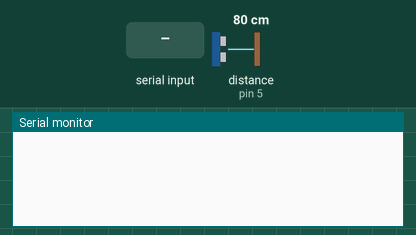
A sketch run on a simulated Arduino Uno, built with avr-gcc and run on an emulated ATmega328P. Shown: the last lines printed to the serial monitor. Wiring (inferred from the names in the program): ultrasonic range finder: trigger pin 4; echo pin 5. Inputs (shaded band) come from the test bench; at power-on: distance to the obstacle (sensor on pin 5) 80 cm. The echo pulse lasts 58.3 µs per cm.

Above: at 1.5 s.
1.6 s: "C" received over Serial
At 3.2 s:
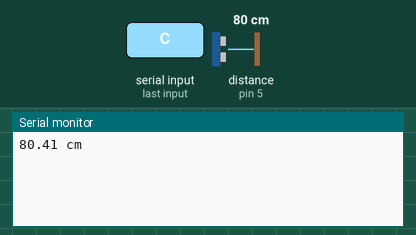
3.5 s: "P" received over Serial
At 4.0 s:
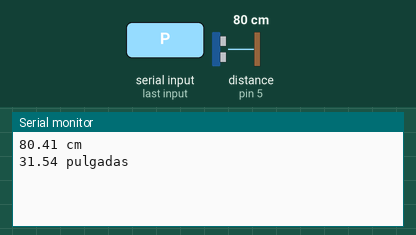
5.0 s: "1" received over Serial
At 5.7 s:
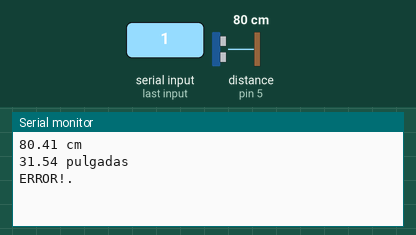

Measured:
- after the input at 1.6 s, the serial monitor: prints a new line after 0.42 s (image 1)
- after the input at 3.5 s, the serial monitor: prints a new line at once (image 2)
- after the input at 5.0 s, the serial monitor: prints a new line after 0.05 s (image 3)

The sketch:

Clase_3_v2.ino
```cpp
const int pinTrigger = 4;
const int pinEcho = 5;

void setup() {
  // put your setup code here, to run once:
  pinMode (pinTrigger, OUTPUT); //seteo Salida
  pinMode (pinEcho, INPUT); //Seteo Entrada
  Serial.begin(9600); //Inicializo el puerto serial a 9600 bauds
}

void loop() {
  // put your main code here, to run repeatedly:
  int echoStatus = LOW;
  unsigned long lastHighTime = 0;
  unsigned long lastLowTime = 0;
  unsigned long deltaTime = 0;
  float distance = 0;
  char letter = 0;

  delay(500);

  digitalWrite (pinTrigger, HIGH); //envio señal
  delayMicroseconds(10); //de 10microsegundos
  digitalWrite (pinTrigger, LOW); //dejo de enviar señal

  echoStatus = digitalRead(pinEcho);

  while (echoStatus  == LOW)
  {
    echoStatus = digitalRead(pinEcho); //Tengo que seguir leyendo hasta no recibir la señal de echo
  }

  lastHighTime = micros(); //Almaceno el tiempo en el cual empiezo a recibir la señal de echo

  while (echoStatus  == HIGH)
  {
    echoStatus = digitalRead(pinEcho); //Tengo que seguir leyendo hasta terminar de recibir la señal de echo
  }

  lastLowTime = micros(); //Almaceno el tiempo en el cual dejo de recibir la señal de echo

  if (lastLowTime < lastHighTime)
    return;

  deltaTime = lastLowTime - lastHighTime; // Resto los 2 tiempos y me quedo con la diferencia que es la cantidad de tiempo

  if (Serial.available()) //Preguntar si se recibio algun dato por puerto serie
  {
     letter = Serial.read();
     if (letter == 'C')
     {
        distance = (float)deltaTime / 58; //Calculo distancia en base al tiempo dividiendo por 58.
        Serial.print(distance); //Envío la distancia al puerto Serie para verlo por consola serie
        Serial.println(" cm");
     }
     else if (letter == 'P')
     {
        distance = (float)deltaTime / 148; //Calculo distancia en base al tiempo dividiendo por 58.
        Serial.print(distance); //Envío la distancia al puerto Serie para verlo por consola serie
        Serial.println(" pulgadas");
     }
     else
     {
        Serial.println("ERROR!."); //Imprimir mensaje de error
     }
  }
}
```
